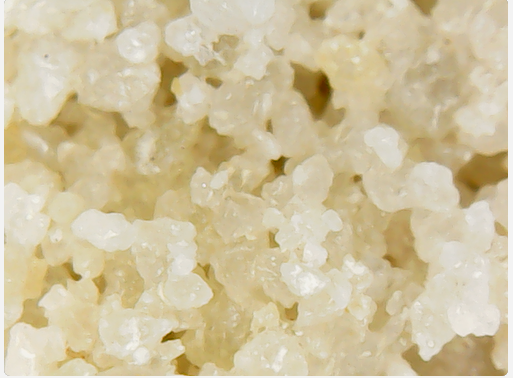
#> input picture webrtc-gui/Model-Training/extracted_images/Comparison of WC (1)_image10.png, 513 x 378 px; its folder holds 4 pictures in this run
$ python analysis.py
#> lines starting #> are read from the running program, lines starting #| are printed output that depends on the picture
import os
import glob
import numpy as np
import matplotlib.pyplot as plt
import matplotlib.image as mpimg
from sklearn.preprocessing import StandardScaler
from sklearn.model_selection import train_test_split
from sklearn.ensemble import RandomForestRegressor
from sklearn.metrics import mean_absolute_error
from sklearn.metrics.pairwise import euclidean_distances
from skimage.io import imread
from skimage.color import rgb2gray
from skimage.filters import sobel
from skimage.util import img_as_float
from skimage.transform import resize

# === 1. Load image data ===
img_paths = sorted(
    glob.glob("/home/ridge/RMIT/Rover/RoverTeam-GUI/webrtc-gui/Model-Training/extracted_images/**/*.png", recursive=True)
)
print(f"Found {len(img_paths)} extracted images.")

# === 2. Link images with water‑content labels ===
wc_levels = [0.0, 0.025, 0.05, 0.075, 0.1, 0.125,
             0.15, 0.175, 0.2, 0.225, 0.25, 0.275]
water_content = np.repeat(wc_levels, 3)

# Truncate to equal lengths
min_len = min(len(img_paths), len(water_content))
img_paths = img_paths[:min_len]
water_content = water_content[:min_len]

# === 3. Feature extraction ===
def extract_features(img_path, target_size=(128, 128)):
#> called with target_size = (128, 128)
    img = imread(img_path)
#> img is the input picture: shape (378, 513, 4); mean R, G, B, A 207.8, 194.2, 158.2, 255
    img = resize(img, target_size, anti_aliasing=True)
#> img: shape (128, 128, 4) float64
    img = img_as_float(img)
    if img.ndim == 2:
        img = np.stack([img]*3, axis=-1)
    elif img.shape[-1] == 4:
        img = img[..., :3]
#> img: shape (128, 128, 3) float64
    # Colour histograms
    hist_features = []
    for ch in range(3):
        hist, _ = np.histogram(img[..., ch], bins=16, range=(0, 1), density=False)
        hist = hist / hist.sum()
        hist_features.extend(hist)
#> after the loop, hist_features = 48 values, max 0.514 at index 13, min 0 at index 0, mean 0.0625
    # Simple edge‑texture stats
    edges = sobel(rgb2gray(img))
    texture_mean, texture_std = edges.mean(), edges.std()
#> texture_mean = 0.0372; texture_std = 0.0389
    return np.hstack([hist_features, [texture_mean, texture_std]])

# === 4. Build feature matrix ===
X = np.array([extract_features(p) for p in img_paths])
#> call 2 of extract_features, with target_size = (128, 128)
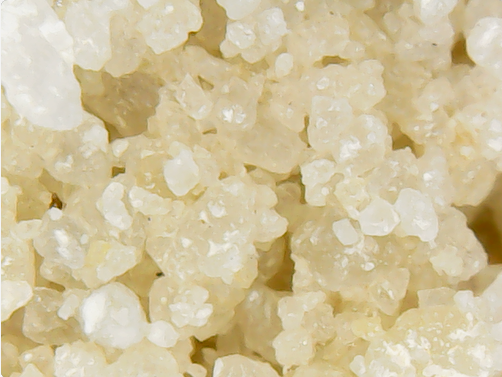
#> input picture webrtc-gui/Model-Training/extracted_images/Comparison of WC (1)_image11.png, 502 x 377 px
#> in extract_features, img is the input picture: shape (377, 502, 4); mean R, G, B, A 208.9, 194.8, 157.5, 255
#> after the loop in extract_features (call 2), `for ch in range(3):`: hist_features = 48 values, max 0.584 at index 13, min 0 at index 0, mean 0.0625
#> in extract_features (call 2), `texture_mean, texture_std = edges.mean(), edges.std()`: texture_mean = 0.0341; texture_std = 0.0356
#> call 3 of extract_features, with target_size = (128, 128)
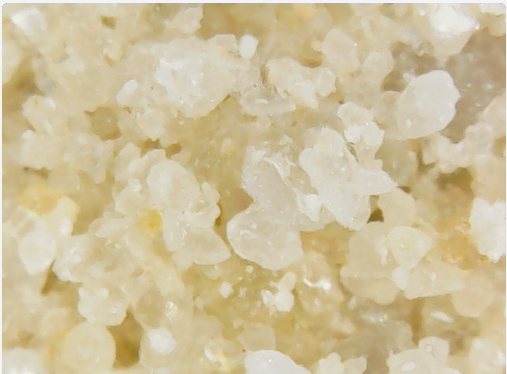
#> input picture webrtc-gui/Model-Training/extracted_images/Comparison of WC (1)_image13.png, 507 x 374 px
#> in extract_features, img is the input picture: shape (374, 507, 4); mean R, G, B, A 206.3, 192.4, 156.5, 255
#> in extract_features (call 3), `img = resize(img, target_size, anti_aliasing=True)`:
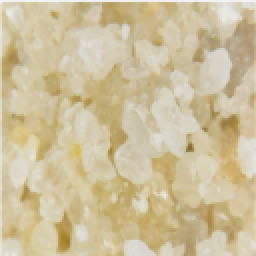
#> img: shape (128, 128, 4) float64 (shown 2 times larger); mean R, G, B, A 0.809, 0.754, 0.613, 1
#> after the loop in extract_features (call 3), `for ch in range(3):`: hist_features = 48 values, max 0.53 at index 13, min 0 at index 0, mean 0.0625
#> in extract_features (call 3), `texture_mean, texture_std = edges.mean(), edges.std()`: texture_mean = 0.0321; texture_std = 0.0303
#> call 4 of extract_features, with target_size = (128, 128)
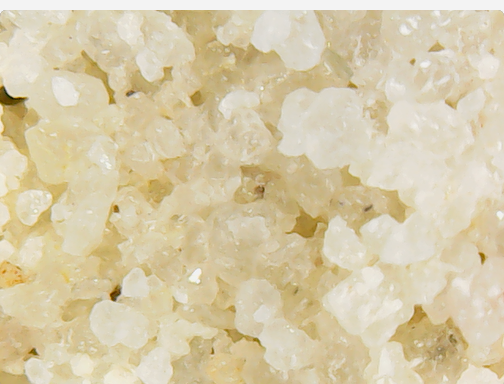
#> input picture webrtc-gui/Model-Training/extracted_images/Comparison of WC (1)_image14.png, 504 x 384 px
#> in extract_features, img is the input picture: shape (384, 504, 4); mean R, G, B, A 215.4, 202.6, 169.3, 255
#> in extract_features (call 4), `img = resize(img, target_size, anti_aliasing=True)`:
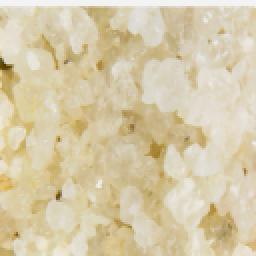
#> img: shape (128, 128, 4) float64 (shown 2 times larger); mean R, G, B, A 0.845, 0.794, 0.664, 1
#> after the loop in extract_features (call 4), `for ch in range(3):`: hist_features = 48 values, max 0.591 at index 13, min 0 at index 0, mean 0.0625
#> in extract_features (call 4), `edges = sobel(rgb2gray(img))`:
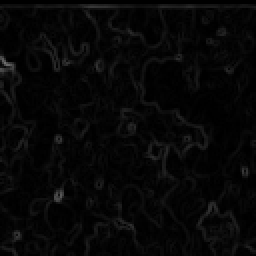
#> edges: shape (128, 128) float64 (shown 2 times larger); min 1.96e-17, max 0.439, mean 0.0288
#> in extract_features (call 4), `texture_mean, texture_std = edges.mean(), edges.std()`: texture_mean = 0.0288
y = water_content

# === 5. Train/test split & scaling ===
X_train, X_test, y_train, y_test = train_test_split(X, y, test_size=0.2, random_state=42)
#> y_train = [0.025, 0, 0]; y_test = [0]
scaler = StandardScaler()
X_train_scaled = scaler.fit_transform(X_train)
X_test_scaled = scaler.transform(X_test)

# === 6. Train regression model ===
model = RandomForestRegressor(n_estimators=200, random_state=42)
model.fit(X_train_scaled, y_train)

# === 7. Evaluate ===
y_pred = model.predict(X_test_scaled)
#> y_pred = [0.006]
mae = mean_absolute_error(y_test, y_pred)
#> mae = 0.006
print(f"Mean Absolute Error: {mae:.4f}")
#| Mean Absolute Error: 0.0060
plt.scatter(y_test, y_pred, alpha=0.7)
plt.plot([y.min(), y.max()], [y.min(), y.max()], "r--")
plt.xlabel("Actual WC")
plt.ylabel("Predicted WC")
plt.title("Predicted vs Actual Water Content")
plt.show()
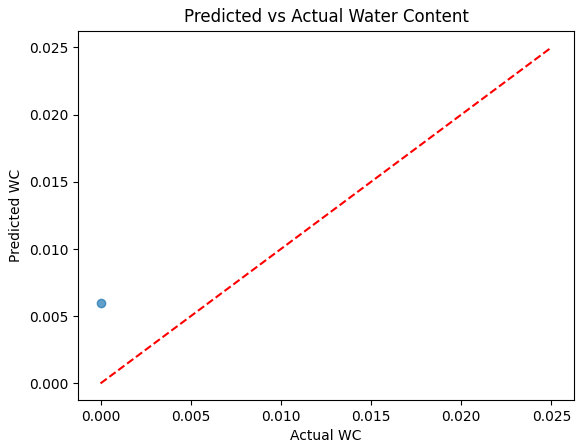
#> figure drawn by matplotlib, 1 panel

# === precompute for global distance scale ===
X_scaled_all = np.vstack((X_train_scaled, X_test_scaled))
global_max_dist = np.max(euclidean_distances(X_scaled_all, X_scaled_all))
#> global_max_dist = 17.66

# === 8. Compare a microscope screenshot ===
# [42 lines left out: function compare_to_screenshot, not called in this run]

# === 9. Loop through screenshots ===
screenshot_dir = "/home/ridge/RMIT/Rover/RoverTeam-GUI/webrtc-gui/Model-Training/screenshots"
screenshot_files = sorted(
    glob.glob(os.path.join(screenshot_dir, "*.png")) +
    glob.glob(os.path.join(screenshot_dir, "*.jpg"))
)
if not screenshot_files:
    print(f"No screenshots found in: {screenshot_dir}")
else:
    for path in screenshot_files:
        print(f"\nComparing {os.path.basename(path)} ...")
        compare_to_screenshot(path)
